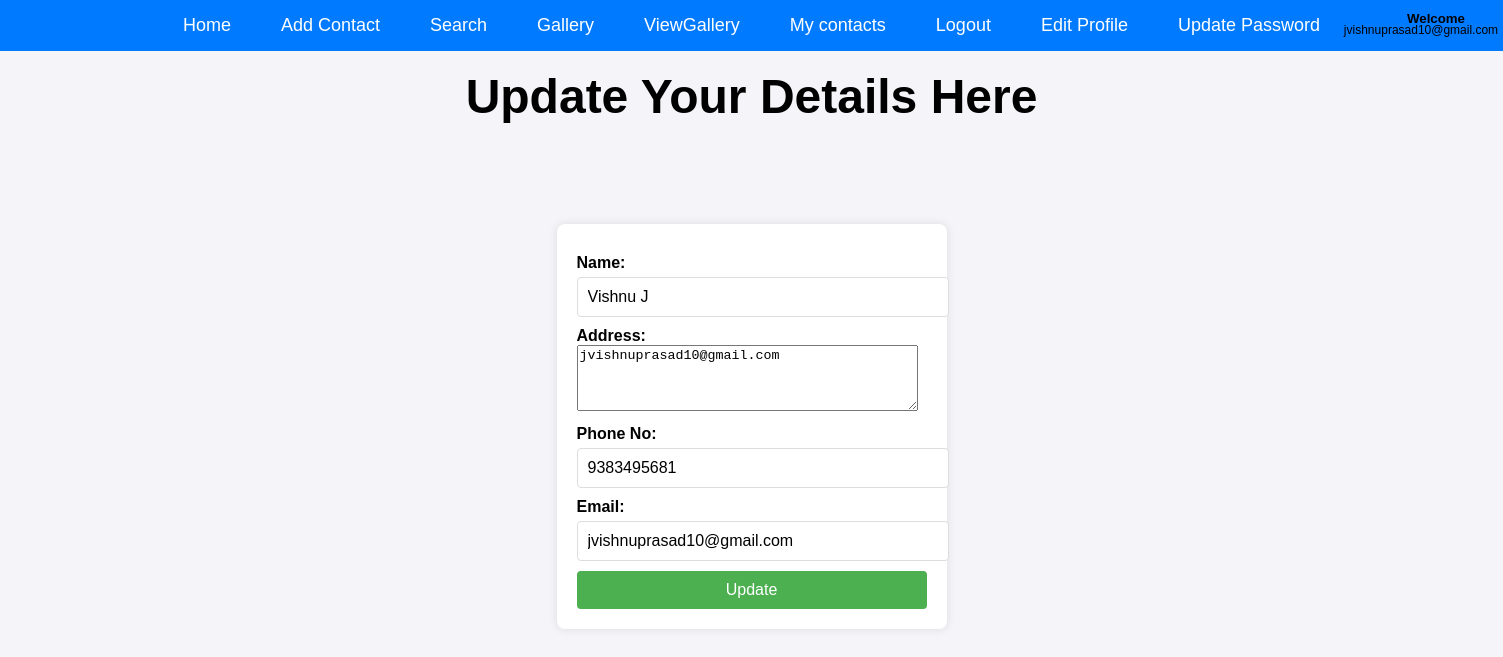
The page /editprofile/ (signed in) on the database its author committed.
### myapp/models.py (models this page shows)
class MyTable(models.Model):
    name=models.CharField(max_length=50)
    address=models.CharField(max_length=50)
    phone=models.CharField(max_length=80)
    email=models.CharField(max_length=80)
    password=models.CharField(max_length=80)

### myapp/views.py (the view)
# urls.py: path('editprofile/',views.editprofile,name='editprofileurl'),
def editprofile(request):
    uid=request.session['userid']
    usr=request.session['username']
    uid=request.session['userid']
    record=MyTable.objects.get(id=uid)
    return render(request,'editprofile.html',{'r':record,"usr":usr})

### templates/editprofile.html (shortened to what this page needs)
{% include 'userhome.html' %}
<div class="heading">
    <h1>Update Your Details Here</h1>
</div>
<div class="contact-form">
    <form action="{% url 'updateurl' %}" method="POST">
        <label>Name:</label>
        <input type="text" name="name" value="{{r.name}}" placeholder="Enter Your Name" required>
        <label>Address:</label>
        <textarea name='address' rows='4' cols='40' placeholder="Enter Your Address">{{r.address}}</textarea>
        <label>Phone No:</label>
        <input type="text" name="phone" value="{{r.phone}}" placeholder="Enter Your Phone Number" required>
        <label>Email:</label>
        <input type="email" name="email" readonly value="{{r.email}}" placeholder="Enter Your Email Address" required>
        <button type="submit">Update</button>
    </form>
</div>
</body>
</html>

### static/css/style.css (style rules this page uses)
.heading { color: black; text-align: center; font-size: x-large; }
body { font-family: Arial, sans-serif; background-color: #f4f4f4; text-align: center; }
.heading { font-size: 24px; font-weight: bold; margin-top: 20px; }
.contact-form { background-color: white; padding: 20px; border-radius: 8px; box-shadow: 0px 0px 10px rgba(0, 0, 0, 0.1); width: 350px; margin: 100px auto; text-align: left; }
body { background-color: #f4f4f4; margin: 0; padding: 0; }
body { font-family: Arial, sans-serif; margin: 0; padding: 0; background-color: #f4f4f4; }
body { font-family: Arial, sans-serif; background-color: #f4f4f9; margin: 0; padding: 0; }
label { font-weight: bold; display: block; }
input[type="text"], input[type="tel"], input[type="email"], input[type="password"] { width: 100%; padding: 10px; font-size: 16px; border: 1px solid #ddd; border-radius: 4px; margin-top: 5px; }
button { background-color: #4CAF50; color: white; padding: 10px 20px; font-size: 16px; border: none; border-radius: 4px; cursor: pointer; width: 100%; margin-top: 10px; }
label { font-weight: bold; display: block; margin-top: 10px; }
input[type="text"], input[type="password"] { width: 100%; padding: 10px; font-size: 16px; border: 1px solid #ddd; border-radius: 4px; margin-top: 5px; }

### rows shown on the page
MyTable: name "Vishnu J", address "jvishnuprasad10@gmail.com", phone "9383495681", email "jvishnuprasad10@gmail.com"

### other values the page prints
{{ usr }} "jvishnuprasad10@gmail.com"
